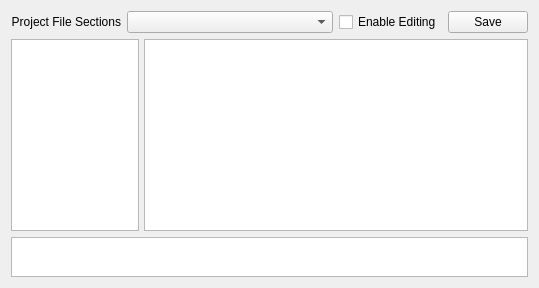
        <widget class="QWidget" name="tab_ProjFile">
         <attribute name="title">
          <string>Project</string>
         </attribute>
         <layout class="QVBoxLayout" name="verticalLayout_17">
          <item>
           <layout class="QHBoxLayout" name="horizontalLayout_19">
            <item>
             <widget class="QLabel" name="label_23">
              <property name="sizePolicy">
               <sizepolicy hsizetype="Preferred" vsizetype="Preferred">
                <horstretch>1</horstretch>
                <verstretch>0</verstretch>
               </sizepolicy>
              </property>
              <property name="frameShadow">
               <enum>QFrame::Raised</enum>
              </property>
              <property name="text">
               <string>Project File Sections</string>
              </property>
              <property name="alignment">
               <set>Qt::AlignRight|Qt::AlignTrailing|Qt::AlignVCenter</set>
              </property>
             </widget>
            </item>
            <item>
             <widget class="QComboBox" name="projFileSections">
              <property name="sizePolicy">
               <sizepolicy hsizetype="Preferred" vsizetype="Fixed">
                <horstretch>7</horstretch>
                <verstretch>0</verstretch>
               </sizepolicy>
              </property>
             </widget>
            </item>
            <item>
             <widget class="QCheckBox" name="enableProjEdit">
              <property name="text">
               <string>Enable Editing</string>
              </property>
             </widget>
            </item>
            <item>
             <widget class="QPushButton" name="saveConfig">
              <property name="text">
               <string>Save</string>
              </property>
             </widget>
            </item>
           </layout>
          </item>
          <item>
           <layout class="QHBoxLayout" name="horizontalLayout_20">
            <property name="spacing">
             <number>5</number>
            </property>
            <item>
             <widget class="QTreeView" name="treeView">
              <property name="sizePolicy">
               <sizepolicy hsizetype="Expanding" vsizetype="Expanding">
                <horstretch>2</horstretch>
                <verstretch>0</verstretch>
               </sizepolicy>
              </property>
             </widget>
            </item>
            <item>
             <widget class="QPlainTextEdit" name="projFileEditor">
              <property name="sizePolicy">
               <sizepolicy hsizetype="Expanding" vsizetype="Preferred">
                <horstretch>6</horstretch>
                <verstretch>0</verstretch>
               </sizepolicy>
              </property>
              <property name="font">
               <font>
                <family>Courier New</family>
                <pointsize>9</pointsize>
               </font>
              </property>
              <property name="cursor" stdset="0">
               <cursorShape>ArrowCursor</cursorShape>
              </property>
              <property name="readOnly">
               <bool>true</bool>
              </property>
             </widget>
            </item>
           </layout>
          </item>
          <item>
           <widget class="QTextEdit" name="sectionTip">
            <property name="sizePolicy">
             <sizepolicy hsizetype="Expanding" vsizetype="Preferred">
              <horstretch>0</horstretch>
              <verstretch>0</verstretch>
             </sizepolicy>
            </property>
            <property name="maximumSize">
             <size>
              <width>16777215</width>
              <height>40</height>
             </size>
            </property>
            <property name="textInteractionFlags">
             <set>Qt::TextSelectableByKeyboard|Qt::TextSelectableByMouse</set>
            </property>
           </widget>
          </item>
         </layout>
        </widget>
